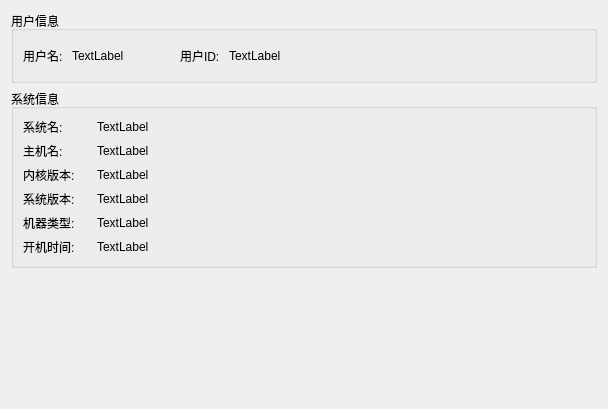
<?xml version="1.0" encoding="UTF-8"?>
<ui version="4.0">
 <class>BaseInfoForm</class>
 <widget class="QWidget" name="BaseInfoForm">
  <property name="geometry">
   <rect>
    <x>0</x>
    <y>0</y>
    <width>608</width>
    <height>409</height>
   </rect>
  </property>
  <property name="windowTitle">
   <string>Form</string>
  </property>
  <layout class="QVBoxLayout" name="verticalLayout">
   <item>
    <widget class="QGroupBox" name="gbUserInfo">
     <property name="sizePolicy">
      <sizepolicy hsizetype="Preferred" vsizetype="Preferred">
       <horstretch>0</horstretch>
       <verstretch>0</verstretch>
      </sizepolicy>
     </property>
     <property name="minimumSize">
      <size>
       <width>0</width>
       <height>72</height>
      </size>
     </property>
     <property name="maximumSize">
      <size>
       <width>16777215</width>
       <height>72</height>
      </size>
     </property>
     <property name="title">
      <string>用户信息</string>
     </property>
     <layout class="QVBoxLayout" name="verticalLayout_5">
      <item>
       <layout class="QHBoxLayout" name="horizontalLayout">
        <item>
         <widget class="QLabel" name="labUserNameKey">
          <property name="sizePolicy">
           <sizepolicy hsizetype="Fixed" vsizetype="Preferred">
            <horstretch>0</horstretch>
            <verstretch>0</verstretch>
           </sizepolicy>
          </property>
          <property name="text">
           <string>用户名: </string>
          </property>
         </widget>
        </item>
        <item>
         <widget class="QLabel" name="labUserName">
          <property name="sizePolicy">
           <sizepolicy hsizetype="Minimum" vsizetype="Preferred">
            <horstretch>0</horstretch>
            <verstretch>0</verstretch>
           </sizepolicy>
          </property>
          <property name="text">
           <string>TextLabel</string>
          </property>
         </widget>
        </item>
        <item>
         <spacer name="horizontalSpacer">
          <property name="orientation">
           <enum>Qt::Horizontal</enum>
          </property>
          <property name="sizeType">
           <enum>QSizePolicy::Fixed</enum>
          </property>
          <property name="sizeHint" stdset="0">
           <size>
            <width>50</width>
            <height>20</height>
           </size>
          </property>
         </spacer>
        </item>
        <item>
         <widget class="QLabel" name="labUserIDKey">
          <property name="sizePolicy">
           <sizepolicy hsizetype="Fixed" vsizetype="Preferred">
            <horstretch>0</horstretch>
            <verstretch>0</verstretch>
           </sizepolicy>
          </property>
          <property name="text">
           <string>用户ID: </string>
          </property>
         </widget>
        </item>
        <item>
         <widget class="QLabel" name="labUserId">
          <property name="sizePolicy">
           <sizepolicy hsizetype="Minimum" vsizetype="Preferred">
            <horstretch>0</horstretch>
            <verstretch>0</verstretch>
           </sizepolicy>
          </property>
          <property name="text">
           <string>TextLabel</string>
          </property>
         </widget>
        </item>
        <item>
         <spacer name="horizontalSpacer_3">
          <property name="orientation">
           <enum>Qt::Horizontal</enum>
          </property>
          <property name="sizeHint" stdset="0">
           <size>
            <width>40</width>
            <height>20</height>
           </size>
          </property>
         </spacer>
        </item>
       </layout>
      </item>
     </layout>
    </widget>
   </item>
   <item>
    <widget class="QGroupBox" name="gbSystemInfo">
     <property name="sizePolicy">
      <sizepolicy hsizetype="Expanding" vsizetype="Expanding">
       <horstretch>0</horstretch>
       <verstretch>0</verstretch>
      </sizepolicy>
     </property>
     <property name="maximumSize">
      <size>
       <width>16777215</width>
       <height>282</height>
      </size>
     </property>
     <property name="title">
      <string>系统信息</string>
     </property>
     <layout class="QHBoxLayout" name="horizontalLayout_2">
      <item>
       <layout class="QVBoxLayout" name="verticalLayout_2">
        <item>
         <widget class="QLabel" name="labSystemNameKey">
          <property name="sizePolicy">
           <sizepolicy hsizetype="Fixed" vsizetype="Preferred">
            <horstretch>0</horstretch>
            <verstretch>0</verstretch>
           </sizepolicy>
          </property>
          <property name="text">
           <string>系统名: </string>
          </property>
         </widget>
        </item>
        <item>
         <widget class="QLabel" name="labHostNameKey">
          <property name="sizePolicy">
           <sizepolicy hsizetype="Fixed" vsizetype="Preferred">
            <horstretch>0</horstretch>
            <verstretch>0</verstretch>
           </sizepolicy>
          </property>
          <property name="text">
           <string>主机名:</string>
          </property>
         </widget>
        </item>
        <item>
         <widget class="QLabel" name="labSystemReleaseKey">
          <property name="sizePolicy">
           <sizepolicy hsizetype="Fixed" vsizetype="Preferred">
            <horstretch>0</horstretch>
            <verstretch>0</verstretch>
           </sizepolicy>
          </property>
          <property name="text">
           <string>内核版本: </string>
          </property>
         </widget>
        </item>
        <item>
         <widget class="QLabel" name="labSystemVersionKey">
          <property name="sizePolicy">
           <sizepolicy hsizetype="Fixed" vsizetype="Preferred">
            <horstretch>0</horstretch>
            <verstretch>0</verstretch>
           </sizepolicy>
          </property>
          <property name="text">
           <string>系统版本: </string>
          </property>
         </widget>
        </item>
        <item>
         <widget class="QLabel" name="labMachineTypeKey">
          <property name="sizePolicy">
           <sizepolicy hsizetype="Fixed" vsizetype="Preferred">
            <horstretch>0</horstretch>
            <verstretch>0</verstretch>
           </sizepolicy>
          </property>
          <property name="text">
           <string>机器类型: </string>
          </property>
         </widget>
        </item>
        <item>
         <widget class="QLabel" name="labBootTimeKey">
          <property name="text">
           <string>开机时间: </string>
          </property>
         </widget>
        </item>
       </layout>
      </item>
      <item>
       <spacer name="horizontalSpacer_2">
        <property name="orientation">
         <enum>Qt::Horizontal</enum>
        </property>
        <property name="sizeType">
         <enum>QSizePolicy::Fixed</enum>
        </property>
        <property name="sizeHint" stdset="0">
         <size>
          <width>13</width>
          <height>20</height>
         </size>
        </property>
       </spacer>
      </item>
      <item>
       <layout class="QVBoxLayout" name="verticalLayout_3">
        <item>
         <widget class="QLabel" name="labSystemName">
          <property name="sizePolicy">
           <sizepolicy hsizetype="Expanding" vsizetype="Preferred">
            <horstretch>0</horstretch>
            <verstretch>0</verstretch>
           </sizepolicy>
          </property>
          <property name="text">
           <string>TextLabel</string>
          </property>
         </widget>
        </item>
        <item>
         <widget class="QLabel" name="labHostName">
          <property name="sizePolicy">
           <sizepolicy hsizetype="Expanding" vsizetype="Preferred">
            <horstretch>0</horstretch>
            <verstretch>0</verstretch>
           </sizepolicy>
          </property>
          <property name="text">
           <string>TextLabel</string>
          </property>
         </widget>
        </item>
        <item>
         <widget class="QLabel" name="labSystemRelease">
          <property name="sizePolicy">
           <sizepolicy hsizetype="Expanding" vsizetype="Preferred">
            <horstretch>0</horstretch>
            <verstretch>0</verstretch>
           </sizepolicy>
          </property>
          <property name="text">
           <string>TextLabel</string>
          </property>
         </widget>
        </item>
        <item>
         <widget class="QLabel" name="labSystemVersion">
          <property name="sizePolicy">
           <sizepolicy hsizetype="Expanding" vsizetype="Preferred">
            <horstretch>0</horstretch>
            <verstretch>0</verstretch>
           </sizepolicy>
          </property>
          <property name="text">
           <string>TextLabel</string>
          </property>
         </widget>
        </item>
        <item>
         <widget class="QLabel" name="labMachineType">
          <property name="sizePolicy">
           <sizepolicy hsizetype="Expanding" vsizetype="Preferred">
            <horstretch>0</horstretch>
            <verstretch>0</verstretch>
           </sizepolicy>
          </property>
          <property name="text">
           <string>TextLabel</string>
          </property>
         </widget>
        </item>
        <item>
         <widget class="QLabel" name="labBootTime">
          <property name="text">
           <string>TextLabel</string>
          </property>
         </widget>
        </item>
       </layout>
      </item>
     </layout>
    </widget>
   </item>
   <item>
    <spacer name="verticalSpacer">
     <property name="orientation">
      <enum>Qt::Vertical</enum>
     </property>
     <property name="sizeHint" stdset="0">
      <size>
       <width>20</width>
       <height>40</height>
      </size>
     </property>
    </spacer>
   </item>
  </layout>
 </widget>
 <resources/>
 <connections/>
</ui>
